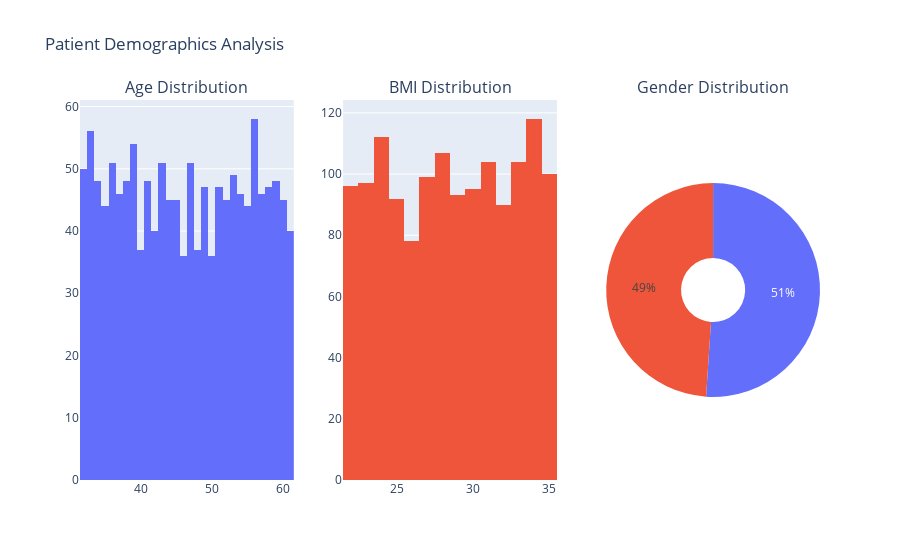
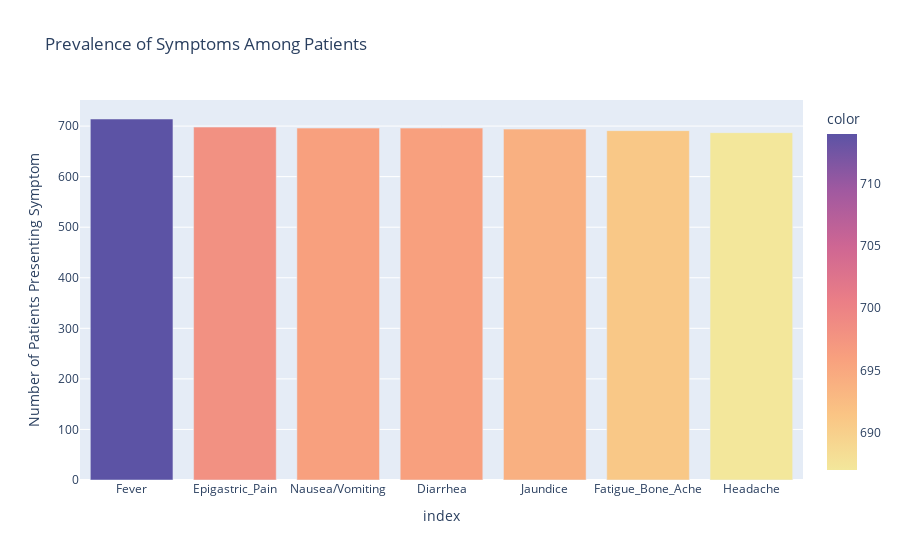

Source (notebook cell) for these figures, in order:
### Code cell
fig = make_subplots(
    rows=1, cols=3,
    specs=[[{'type':'xy'}, {'type':'xy'}, {'type':'domain'}]],
    subplot_titles=('Age Distribution', 'BMI Distribution', 'Gender Distribution')
)

# Age Histogram (xy type)
fig.add_trace(go.Histogram(x=df['Age'], name='Age', marker_color='#636EFA'), row=1, col=1)

# BMI Histogram (xy type)
fig.add_trace(go.Histogram(x=df['BMI'], name='BMI', marker_color='#EF553B'), row=1, col=2)

# Gender Pie Chart (domain type)
gender_counts = df['Gender'].value_counts()
fig.add_trace(go.Pie(labels=gender_counts.index, values=gender_counts.values, name='Gender', hole=0.3), row=1, col=3)

fig.update_layout(title_text='Patient Demographics Analysis', showlegend=False)
fig.show()


# Symptom Prevalence Analysis (This part was already correct)
symptom_df = df[symptom_cols].apply(lambda x: x.value_counts()).T.loc[:, 'Present'].sort_values(ascending=False)

fig2 = px.bar(
    symptom_df,
    x=symptom_df.index,
    y=symptom_df.values,
    title='Prevalence of Symptoms Among Patients',
    labels={'x': 'Symptom', 'y': 'Number of Patients Presenting Symptom'},
    color=symptom_df.values,
    color_continuous_scale='sunset'
)
fig2.show()

### Figure 1 — Plotly figure (JSON) as saved in the notebook; plotly's stock layout.template omitted (floating-point values rounded to 4 significant figures; data arrays with more than 128 entries replaced by an {"elided": "..."} marker saying what was removed)
{"data": [{"marker": {"color": "#636EFA"}, "name": "Age", "type": "histogram", "x": {"elided": "1385 int values"}, "xaxis": "x", "yaxis": "y"}, {"marker": {"color": "#EF553B"}, "name": "BMI", "type": "histogram", "x": {"elided": "1385 int values"}, "xaxis": "x2", "yaxis": "y2"}, {"domain": {"x": [0.7111, 1], "y": [0, 1]}, "hole": 0.3, "labels": ["Male", "Female"], "name": "Gender", "type": "pie", "values": [707, 678]}], "layout": {"annotations": [{"font": {"size": 16}, "showarrow": false, "text": "Age Distribution", "x": 0.1444, "xanchor": "center", "xref": "paper", "y": 1, "yanchor": "bottom", "yref": "paper"}, {"font": {"size": 16}, "showarrow": false, "text": "BMI Distribution", "x": 0.5, "xanchor": "center", "xref": "paper", "y": 1, "yanchor": "bottom", "yref": "paper"}, {"font": {"size": 16}, "showarrow": false, "text": "Gender Distribution", "x": 0.8556, "xanchor": "center", "xref": "paper", "y": 1, "yanchor": "bottom", "yref": "paper"}], "showlegend": false, "title": {"text": "Patient Demographics Analysis"}, "xaxis": {"anchor": "y", "domain": [0, 0.2889]}, "xaxis2": {"anchor": "y2", "domain": [0.3556, 0.6444]}, "yaxis": {"anchor": "x", "domain": [0, 1]}, "yaxis2": {"anchor": "x2", "domain": [0, 1]}}}

### Figure 2 — Plotly figure (JSON) as saved in the notebook; plotly's stock layout.template omitted (floating-point values rounded to 4 significant figures)
{"data": [{"hovertemplate": "index=%{x}<br>Number of Patients Presenting Symptom=%{y}<br>color=%{marker.color}<extra></extra>", "legendgroup": "", "marker": {"color": [714, 698, 696, 696, 694, 691, 687], "coloraxis": "coloraxis", "pattern": {"shape": ""}}, "name": "", "orientation": "v", "showlegend": false, "textposition": "auto", "type": "bar", "x": ["Fever", "Epigastric_Pain", "Nausea/Vomiting", "Diarrhea", "Jaundice", "Fatigue_Bone_Ache", "Headache"], "xaxis": "x", "y": [714, 698, 696, 696, 694, 691, 687], "yaxis": "y"}], "layout": {"barmode": "relative", "coloraxis": {"colorbar": {"title": {"text": "color"}}, "colorscale": [[0, "rgb(243, 231, 155)"], [0.1667, "rgb(250, 196, 132)"], [0.3333, "rgb(248, 160, 126)"], [0.5, "rgb(235, 127, 134)"], [0.6667, "rgb(206, 102, 147)"], [0.8333, "rgb(160, 89, 160)"], [1, "rgb(92, 83, 165)"]]}, "legend": {"tracegroupgap": 0}, "title": {"text": "Prevalence of Symptoms Among Patients"}, "xaxis": {"anchor": "y", "domain": [0, 1], "title": {"text": "index"}}, "yaxis": {"anchor": "x", "domain": [0, 1], "title": {"text": "Number of Patients Presenting Symptom"}}}}
